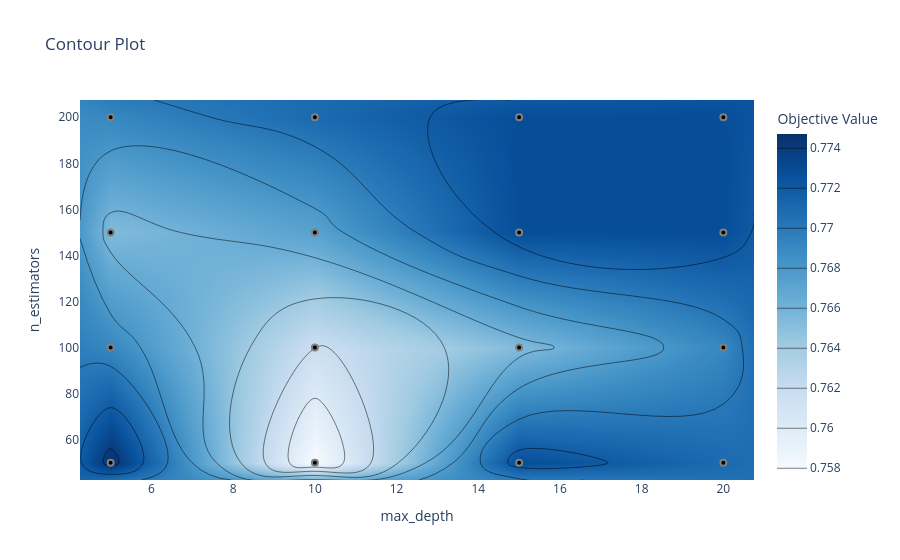

Notebook code for this chart:
### Code cell
#4 plot contour Plot
plot_contour(study).show()

### Figure 1 — Plotly figure (JSON) as saved in the notebook; plotly's stock layout.template omitted (floating-point values rounded to 4 significant figures)
{"data": [{"colorbar": {"title": {"text": "Objective Value"}}, "colorscale": [[0, "rgb(247,251,255)"], [0.125, "rgb(222,235,247)"], [0.25, "rgb(198,219,239)"], [0.375, "rgb(158,202,225)"], [0.5, "rgb(107,174,214)"], [0.625, "rgb(66,146,198)"], [0.75, "rgb(33,113,181)"], [0.875, "rgb(8,81,156)"], [1, "rgb(8,48,107)"]], "connectgaps": true, "contours": {"coloring": "heatmap"}, "hoverinfo": "none", "line": {"smoothing": 1.3}, "reversescale": false, "type": "contour", "x": [4.25, 5, 10, 15, 20, 20.75], "y": [42.5, 50, 100, 150, 200, 207.5], "z": [[NaN, NaN, NaN, NaN, NaN, NaN], [NaN, 0.7747, 0.7579, 0.7728, 0.7709, NaN], [NaN, 0.7691, 0.7616, 0.7654, 0.7691, NaN], [NaN, 0.7654, 0.7672, 0.7728, 0.7728, NaN], [NaN, 0.7691, 0.7709, 0.7728, 0.7728, NaN], [NaN, NaN, NaN, NaN, NaN, NaN]]}, {"marker": {"color": "black", "line": {"color": "Gray", "width": 2}}, "mode": "markers", "name": "Feasible Trial", "showlegend": false, "type": "scatter", "x": [5, 10, 15, 15, 20, 10, 5, 20, 15, 10, 20, 15, 5, 5, 10, 20], "y": [100, 150, 50, 100, 100, 50, 150, 150, 150, 200, 200, 200, 200, 50, 100, 50]}, {"marker": {"color": "#cccccc", "line": {"color": "Gray", "width": 2}}, "mode": "markers", "name": "Infeasible Trial", "showlegend": false, "type": "scatter", "x": [], "y": []}], "layout": {"title": {"text": "Contour Plot"}, "xaxis": {"range": [4.25, 20.75], "title": {"text": "max_depth"}}, "yaxis": {"range": [42.5, 207.5], "title": {"text": "n_estimators"}}}}
